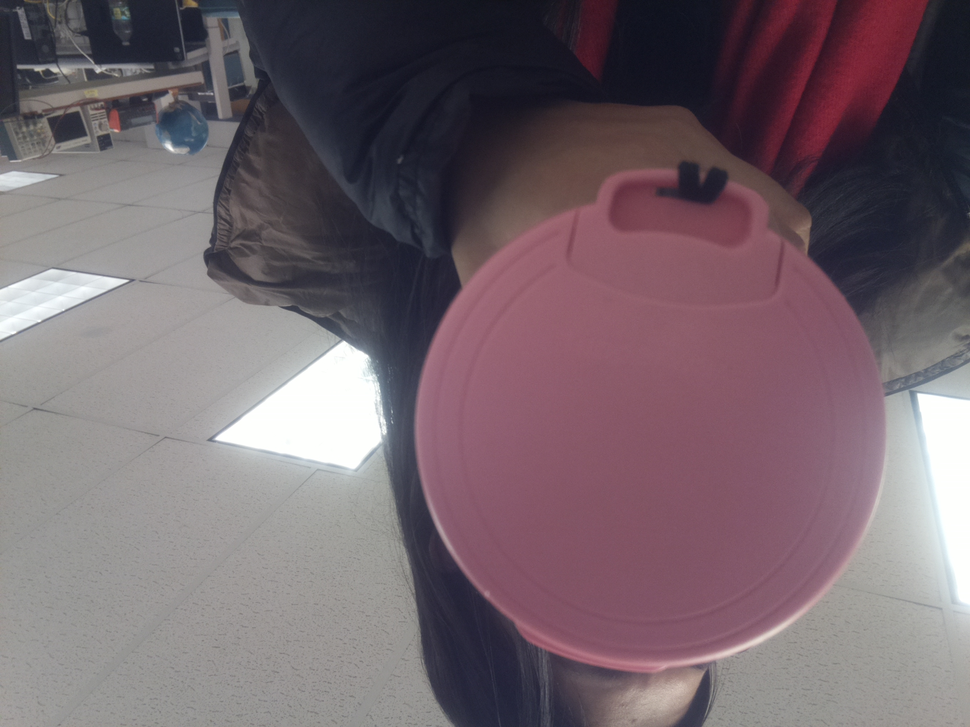
#> input picture camera/lunkuo.png, 970 x 727 px, shrunk from 1600 x 1200 before the run
$ python contours.py
#> lines starting #> are read from the running program, lines starting #| are printed output that depends on the picture; after the words box and inside, x2 and y2 are one past the last pixel; in counts of white or black regions, pixels touching at a corner belong together
import cv2
import numpy as np
img = cv2.imread('lunkuo.png')
#> img is the input picture: shape (727, 970, 3); mean B, G, R 109.2, 102, 117.1

ret,thresh = cv2.threshold(cv2.cvtColor(img,cv2.COLOR_BGR2GRAY),127,255,0)
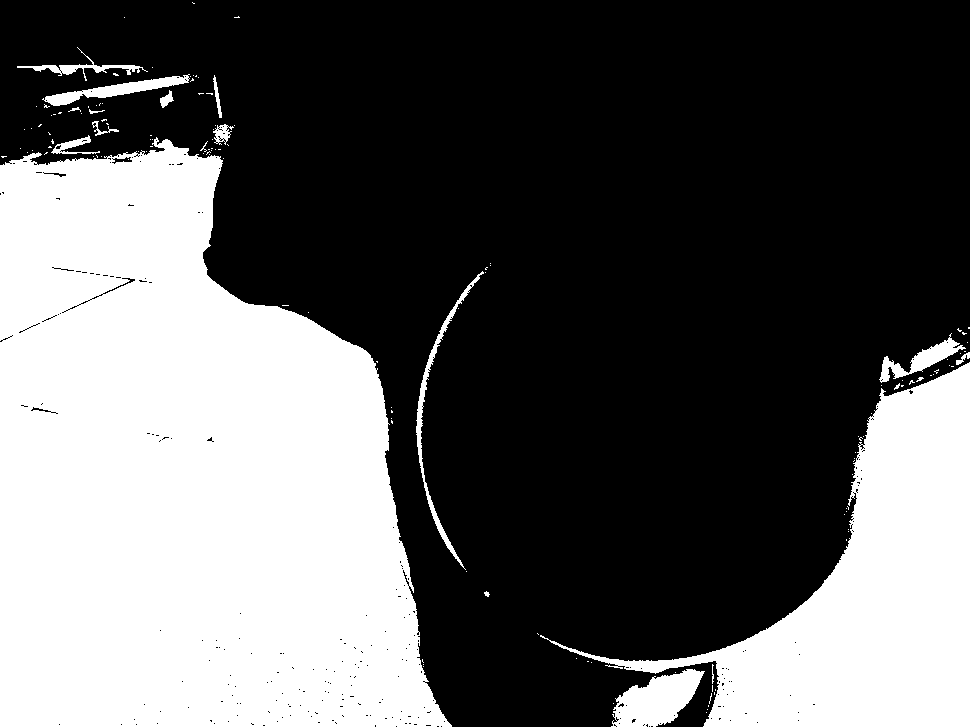
#> thresh: shape (727, 970); 37.4% white; 139 white regions (121 under 20 px)
cv2.imshow('lunkuo',thresh)
contours,hierarchy = cv2.findContours(thresh,cv2.RETR_TREE,cv2.CHAIN_APPROX_NONE)
#> contours = 502 contours, 483 with area under 20; largest, box (x1, y1, x2, y2) and area: (0, 137, 452, 727) 197880, (540, 362, 970, 727) 55684, (611, 669, 705, 727) 3163, (42, 74, 190, 106) 1249, (416, 271, 484, 570) 1076
cnt = contours[0]
#> cnt = [[706, 712]]
M = cv2.moments(cnt)
#> M = moments, m00 0

imgnew = cv2.drawContours(img, contours, -1, (0,255,0), 3)#????????
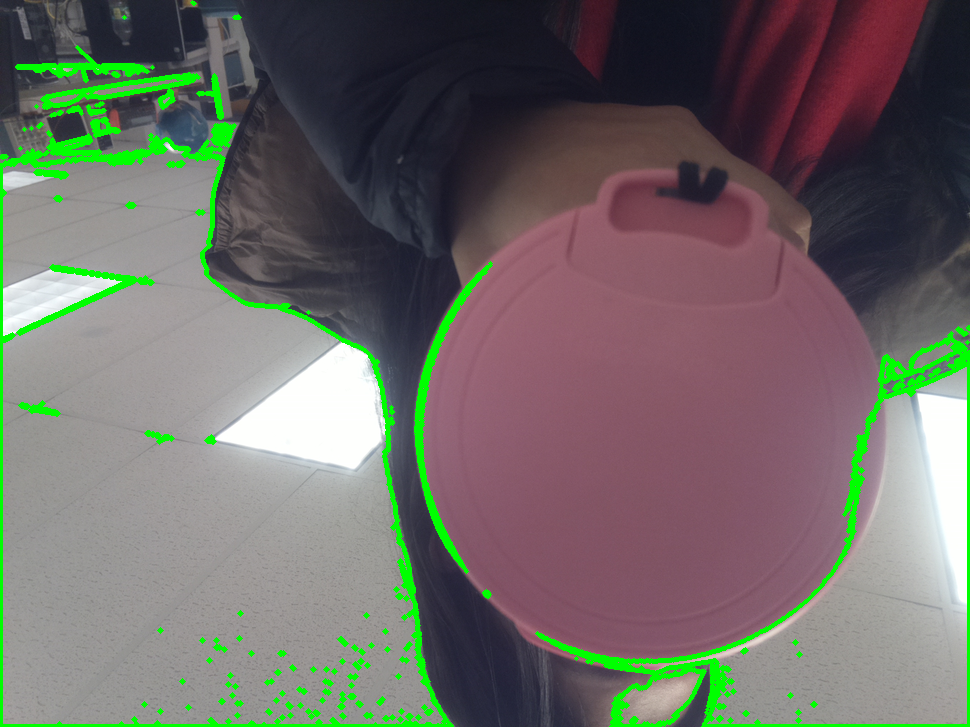
#> imgnew: shape (727, 970, 3); mean B, G, R 102.7, 107.7, 110.2
print (M['m00'])
#| 0.0
#> (the run stopped early here; a loop or call above may not have finished)
